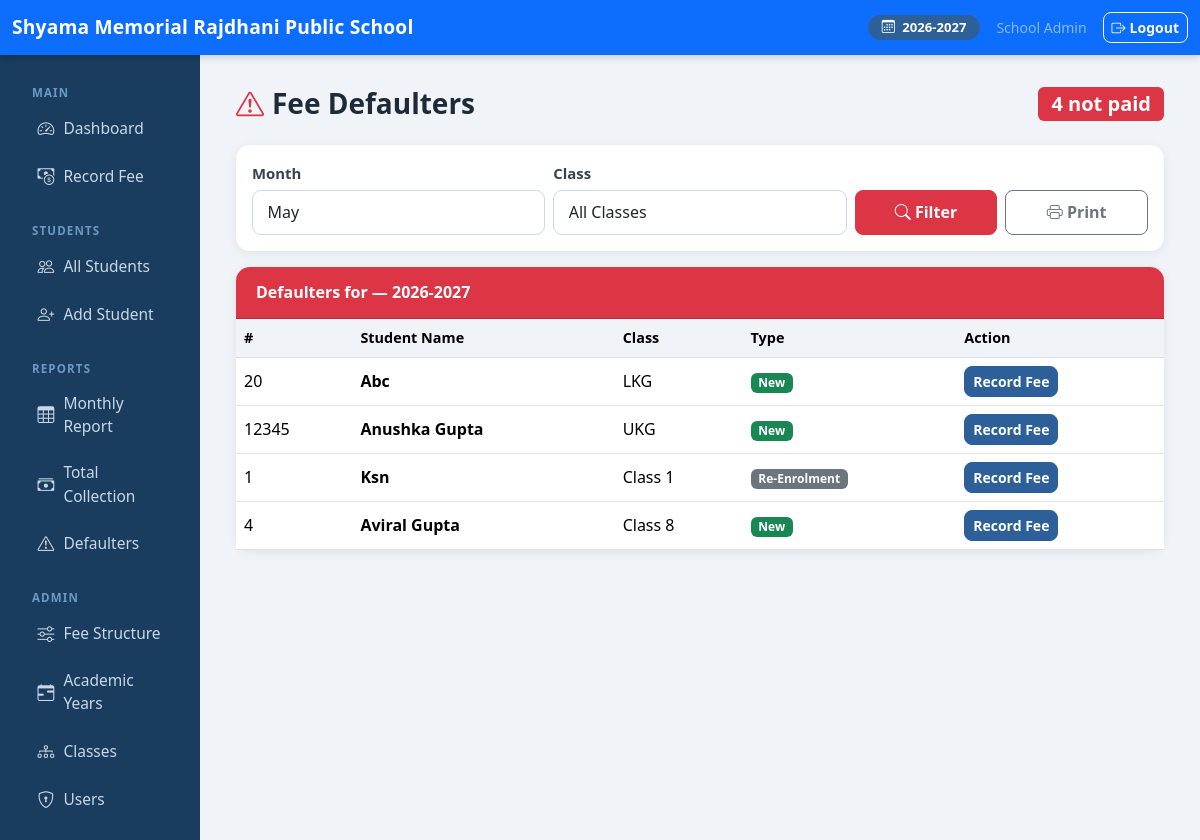
Screenshot of /fees/reports/defaulters/ (signed in) with the database file from the repository.
### students/models.py (models this page shows, shortened)
class AcademicYear(models.Model):
    name = models.CharField(max_length=20, unique=True)  # e.g. "2026-2027"
    start_date = models.DateField()
    end_date = models.DateField()
    is_current = models.BooleanField(default=False)
    class Meta:
        ordering = ['-start_date']
    @classmethod
    def get_current(cls):
        return cls.objects.filter(is_current=True).first()

class Student(models.Model):
    ENROLL_NEW = 'new'
    ENROLL_RE = 're'
    ENROLL_CHOICES = [
        (ENROLL_NEW, 'New'),
        (ENROLL_RE, 'Re-Enrolment'),
    ]
    GENDER_MALE = 'M'
    GENDER_FEMALE = 'F'
    GENDER_OTHER = 'O'
    GENDER_CHOICES = [
        (GENDER_MALE, 'Male'),
        (GENDER_FEMALE, 'Female'),
        (GENDER_OTHER, 'Other'),
    ]
    academic_year = models.ForeignKey(AcademicYear, on_delete=models.PROTECT, related_name='students')
    serial_number = models.CharField(max_length=20)
    name = models.CharField(max_length=150)
    school_class = models.ForeignKey(SchoolClass, on_delete=models.PROTECT, related_name='students')
    enrollment_type = models.CharField(max_length=3, choices=ENROLL_CHOICES, default=ENROLL_NEW)
    gender = models.CharField(max_length=1, choices=GENDER_CHOICES, default=GENDER_MALE)
    date_of_birth = models.DateField(null=True, blank=True)
    father_name = models.CharField(max_length=150)
    mother_name = models.CharField(max_length=150)
    date_of_admission = models.DateField()
    is_active = models.BooleanField(default=True)
    created_at = models.DateTimeField(auto_now_add=True)
    updated_at = models.DateTimeField(auto_now=True)
    created_by = models.ForeignKey(
        settings.AUTH_USER_MODEL, on_delete=models.SET_NULL,
        null=True, blank=True, related_name='students_created'
    )
    updated_by = models.ForeignKey(
        settings.AUTH_USER_MODEL, on_delete=models.SET_NULL,
        null=True, blank=True, related_name='students_updated'
    )
    class Meta:
        ordering = ['school_class__order', 'serial_number']
        unique_together = [('academic_year', 'serial_number')]
    def is_new(self):
        return self.enrollment_type == self.ENROLL_NEW

class SchoolClass(models.Model):
    name = models.CharField(max_length=50, unique=True)  # e.g. "Class 1", "Class 5A"
    order = models.PositiveSmallIntegerField(default=0)
    class Meta:
        ordering = ['order', 'name']
    def __str__(self):
        return self.name

### accounts/models.py (models this page shows, shortened)
class CustomUser(AbstractUser):
    ROLE_ADMIN = 'admin'
    ROLE_TEACHER = 'teacher'
    ROLE_CHOICES = [
        (ROLE_ADMIN, 'Admin'),
        (ROLE_TEACHER, 'Teacher'),
    ]
    role = models.CharField(max_length=10, choices=ROLE_CHOICES, default=ROLE_TEACHER)
    def is_admin(self):
        return self.role == self.ROLE_ADMIN

### fees/views.py (the view)
# urls.py: path('reports/defaulters/', views.defaulters, name='defaulters'),
@login_required
def defaulters(request):
    year = AcademicYear.get_current()
    today = date.today()
    month = int(request.GET.get('month', today.month))
    class_filter = request.GET.get('class_id', '')
    paid_ids = FeeRecord.objects.filter(
        academic_year=year, month=month
    ).values_list('student_id', flat=True)
    defaulter_qs = Student.objects.filter(
        academic_year=year, is_active=True
    ).exclude(pk__in=paid_ids).select_related('school_class')
    if class_filter:
        defaulter_qs = defaulter_qs.filter(school_class_id=class_filter)
    classes = SchoolClass.objects.all()
    return render(request, 'fees/defaulters.html', {
        'defaulters': defaulter_qs, 'month': month, 'year': year,
        'months': FeeRecord.MONTH_CHOICES, 'classes': classes,
        'selected_class': class_filter,
    })

### fees/templatetags/fees_tags.py (called while the page is built)
@register.simple_tag
def current_year_display():
    year = AcademicYear.get_current()
    return year.name if year else 'No Active Year'

### templates/fees/defaulters.html (shortened to what this page needs)
{% extends "base.html" %}
{% block content %}
<div class="d-flex justify-content-between align-items-center mb-4 flex-wrap gap-2">
  <h3 class="fw-bold mb-0"><i class="bi bi-exclamation-triangle me-2 text-danger"></i>Fee Defaulters</h3>
  <span class="badge bg-danger fs-5">{{ defaulters|length }} not paid</span>
</div>
<div class="card mb-3 no-print">
  <div class="card-body">
    <form method="get" class="row g-2 align-items-end">
      <div class="col-md-4">
        <label class="form-label fw-semibold">Month</label>
        <select name="month" class="form-select form-select-lg">
          {% for num, name in months %}
          <option value="{{ num }}" {% if num == month %}selected{% endif %}>{{ name }}</option>
          {% endfor %}
        </select>
      </div>
      <div class="col-md-4">
        <label class="form-label fw-semibold">Class</label>
        <select name="class_id" class="form-select form-select-lg">
          <option value="">All Classes</option>
        </select>
      </div>
      <div class="col-md-2">
        <button type="submit" class="btn btn-danger btn-lg w-100"><i class="bi bi-search"></i> Filter</button>
      </div>
      <div class="col-md-2">
        <button type="button" class="btn btn-outline-secondary btn-lg w-100" onclick="window.print()"><i class="bi bi-printer"></i> Print</button>
      </div>
    </form>
  </div>
</div>
<div class="card">
  <div class="card-header bg-danger text-white">
    Defaulters for {{ month|date }} — {{ year.name }}
  </div>
  <div class="table-responsive">
    <table class="table table-hover mb-0">
      <thead><tr><th>#</th><th>Student Name</th><th>Class</th><th>Type</th><th>Action</th></tr></thead>
      <tbody>
        {% for s in defaulters %}
        <tr>
          <td>{{ s.serial_number }}</td>
          <td class="fw-semibold">{{ s.name }}</td>
          <td>{{ s.school_class }}</td>
          <td>{% if s.is_new %}<span class="badge bg-success">New</span>{% else %}<span class="badge bg-secondary">Re-Enrolment</span>{% endif %}</td>
          <td class="no-print"><a href="{% url 'fees:fee_entry' s.pk %}" class="btn btn-sm btn-primary">Record Fee</a></td>
        </tr>
        {% empty %}
        <tr><td colspan="5" class="text-center text-success py-5 fs-5"><i class="bi bi-check-circle me-2"></i>All students have paid for this month!</td></tr>
        {% endfor %}
      </tbody>
    </table>
  </div>
</div>
{% endblock %}

### templates/base.html (shortened to what this page needs)
<!DOCTYPE html>
<html lang="en">
<head>
  <link href="https://cdn.jsdelivr.net/npm/bootstrap@5.3.3/dist/css/bootstrap.min.css" rel="stylesheet">
  <link href="https://cdn.jsdelivr.net/npm/bootstrap-icons@1.11.3/font/bootstrap-icons.min.css" rel="stylesheet">
</head>
<body>
{% if user.is_authenticated %}
<nav class="navbar navbar-dark bg-primary no-print">
  <div class="container-fluid">
    <span class="navbar-brand">Shyama Memorial Rajdhani Public School</span>
    <div class="d-flex align-items-center gap-3">
      {% with year=request.session.current_year %}
      <span class="year-badge">
        <i class="bi bi-calendar3 me-1"></i>
        {% load fees_tags %}{% current_year_display %}
      </span>
      {% endwith %}
      <span class="text-white-50 small">{{ user.get_full_name|default:user.username }}</span>
      <a href="{% url 'accounts:logout' %}" class="btn btn-outline-light btn-sm">
        <i class="bi bi-box-arrow-right me-1"></i>Logout
      </a>
    </div>
  </div>
</nav>
<div class="container-fluid">
  <div class="row">
    <div class="col-md-2 sidebar no-print py-3">
      <div class="sidebar-heading">Main</div>
      <ul class="nav flex-column">
        <li class="nav-item">
          <a class="nav-link {% if request.resolver_match.url_name == 'dashboard' %}active{% endif %}" href="{% url 'fees:dashboard' %}">
            <i class="bi bi-speedometer2"></i> Dashboard
          </a>
        </li>
        <li class="nav-item">
          <a class="nav-link {% if 'fee_entry' in request.resolver_match.url_name %}active{% endif %}" href="{% url 'fees:fee_entry_select' %}">
            <i class="bi bi-cash-coin"></i> Record Fee
          </a>
        </li>
      </ul>
      <div class="sidebar-heading mt-2">Students</div>
      <ul class="nav flex-column">
        <li class="nav-item">
          <a class="nav-link" href="{% url 'students:list' %}">
            <i class="bi bi-people"></i> All Students
          </a>
        </li>
        <li class="nav-item">
          <a class="nav-link" href="{% url 'students:add' %}">
            <i class="bi bi-person-plus"></i> Add Student
          </a>
        </li>
      </ul>
      <div class="sidebar-heading mt-2">Reports</div>
      <ul class="nav flex-column">
        <li class="nav-item">
          <a class="nav-link" href="{% url 'fees:monthly_report' %}">
            <i class="bi bi-table"></i> Monthly Report
          </a>
        </li>
        <li class="nav-item">
          <a class="nav-link" href="{% url 'fees:total_collection' %}">
            <i class="bi bi-cash-stack"></i> Total Collection
          </a>
        </li>
        <li class="nav-item">
          <a class="nav-link" href="{% url 'fees:defaulters' %}">
            <i class="bi bi-exclamation-triangle"></i> Defaulters
          </a>
        </li>
      </ul>
      {% if user.is_admin %}
      <div class="sidebar-heading mt-2">Admin</div>
      <ul class="nav flex-column">
        <li class="nav-item">
          <a class="nav-link" href="{% url 'fees:structure_list' %}">
            <i class="bi bi-sliders"></i> Fee Structure
          </a>
        </li>
        <li class="nav-item">
          <a class="nav-link" href="{% url 'students:year_list' %}">
            <i class="bi bi-calendar-range"></i> Academic Years
          </a>
        </li>
        <li class="nav-item">
          <a class="nav-link" href="{% url 'students:class_list' %}">
            <i class="bi bi-diagram-3"></i> Classes
          </a>
        </li>
        <li class="nav-item">
          <a class="nav-link" href="{% url 'accounts:user_list' %}">
            <i class="bi bi-shield-lock"></i> Users
          </a>
        </li>
      </ul>
      {% endif %}
    </div>
    <div class="col-md-10 main-content">
      {% block content %}{% endblock %}
    </div>
  </div>
</div>
{% else %}
{% block full_content %}{% endblock %}
{% endif %}
</body>
</html>

### templates/base.html (style rules this page uses)
body { font-size: 1rem; background: #f0f4f8; color: #1e2a38; }
a { text-decoration: none; }
.navbar { box-shadow: 0 2px 8px rgba(0,0,0,.18); }
.navbar-brand { font-weight: 700; font-size: 1.2rem; letter-spacing: .01em; }
.sidebar { min-height: calc(100vh - 56px); background: #1a3c5e; }
.sidebar .nav-link { color: #c8d8e8; font-size: .97rem; padding: .6rem 1.1rem; border-radius: 7px; margin: 2px 8px; display: flex; align-items: center; gap: 9px; transition: background .15s; }
.sidebar .nav-link i { font-size: 1.05rem; flex-shrink: 0; }
.sidebar-heading { color: #6b9ac4; font-size: .72rem; font-weight: 700; letter-spacing: .1em; padding: .8rem 1.25rem .2rem; text-transform: uppercase; }
.main-content { padding: 2rem 2.25rem; }
.card { border: none; border-radius: 14px; box-shadow: 0 2px 12px rgba(0,0,0,.07); }
.card-header { border-radius: 14px 14px 0 0 !important; font-weight: 600; font-size: 1rem; padding: .85rem 1.25rem; }
.form-label { font-weight: 600; font-size: .93rem; color: #374151; margin-bottom: .35rem; }
.form-control, .form-select { border-radius: 8px; border: 1.5px solid #d1d9e0; padding: .55rem .85rem; font-size: .97rem; background: #fff; transition: border-color .15s, box-shadow .15s; }
.form-control-lg, .form-select-lg { padding: .6rem .9rem; font-size: 1rem; border-radius: 9px; }
.btn { border-radius: 8px; font-weight: 600; }
.btn-lg { font-size: 1rem; padding: .6rem 1.5rem; }
.btn-primary { background: #2d6099; border-color: #2d6099; }
.table th { font-weight: 600; background: #f0f4f8; font-size: .9rem; }
.table td { vertical-align: middle; }
.year-badge { background: #2d6099; color: #fff; border-radius: 20px; padding: 3px 14px; font-size: .82rem; font-weight: 600; }

### rows the page displays
AcademicYear: name "2026-2027"
CustomUser: get_full_name "School Admin"
Student: serial_number "20", name "Abc", school_class "LKG", enrollment_type "New"
Student: serial_number "12345", name "Anushka Gupta", school_class "UKG", enrollment_type "New"
Student: serial_number "1", name "Ksn", school_class "Class 1", enrollment_type "Re-Enrolment"
Student: serial_number "4", name "Aviral Gupta", school_class "Class 8", enrollment_type "New"

### other values shown
{{ defaulters|length }} "4"
form field month "May"
